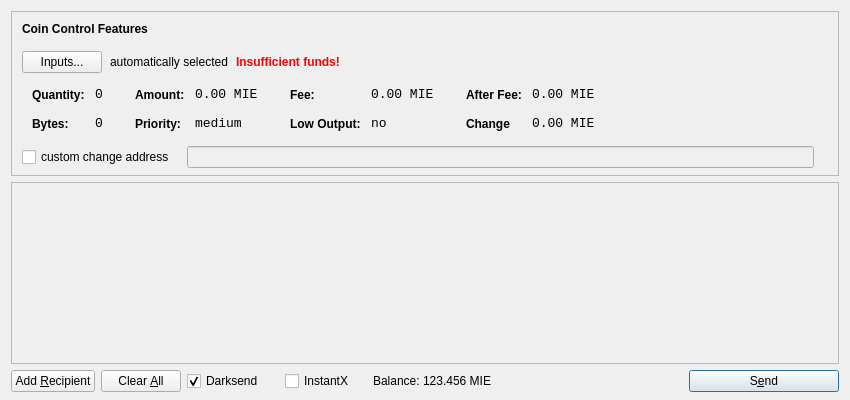
<?xml version="1.0" encoding="UTF-8"?>
<ui version="4.0">
 <class>SendCoinsDialog</class>
 <widget class="QDialog" name="SendCoinsDialog">
  <property name="geometry">
   <rect>
    <x>0</x>
    <y>0</y>
    <width>850</width>
    <height>400</height>
   </rect>
  </property>
  <property name="windowTitle">
   <string>Send Coins</string>
  </property>
  <layout class="QVBoxLayout" name="verticalLayout" stretch="0,1,0">
   <property name="bottomMargin">
    <number>8</number>
   </property>
   <item>
    <widget class="QFrame" name="frameCoinControl">
     <property name="sizePolicy">
      <sizepolicy hsizetype="Expanding" vsizetype="Expanding">
       <horstretch>0</horstretch>
       <verstretch>0</verstretch>
      </sizepolicy>
     </property>
     <property name="maximumSize">
      <size>
       <width>16777215</width>
       <height>16777215</height>
      </size>
     </property>
     <property name="frameShape">
      <enum>QFrame::StyledPanel</enum>
     </property>
     <property name="frameShadow">
      <enum>QFrame::Sunken</enum>
     </property>
     <layout class="QVBoxLayout" name="verticalLayoutCoinControl2">
      <property name="spacing">
       <number>-1</number>
      </property>
      <property name="leftMargin">
       <number>0</number>
      </property>
      <property name="topMargin">
       <number>0</number>
      </property>
      <property name="rightMargin">
       <number>0</number>
      </property>
      <property name="bottomMargin">
       <number>6</number>
      </property>
      <item>
       <layout class="QVBoxLayout" name="verticalLayoutCoinControl" stretch="0,0,0,0,1">
        <property name="spacing">
         <number>0</number>
        </property>
        <property name="leftMargin">
         <number>10</number>
        </property>
        <property name="topMargin">
         <number>10</number>
        </property>
        <item>
         <layout class="QHBoxLayout" name="horizontalLayoutCoinControl1">
          <property name="bottomMargin">
           <number>15</number>
          </property>
          <item>
           <widget class="QLabel" name="labelCoinControlFeatures">
            <property name="sizePolicy">
             <sizepolicy hsizetype="Preferred" vsizetype="Maximum">
              <horstretch>0</horstretch>
              <verstretch>0</verstretch>
             </sizepolicy>
            </property>
            <property name="font">
             <font>
              <weight>75</weight>
              <bold>true</bold>
             </font>
            </property>
            <property name="styleSheet">
             <string notr="true">font-weight:bold;</string>
            </property>
            <property name="text">
             <string>Coin Control Features</string>
            </property>
           </widget>
          </item>
         </layout>
        </item>
        <item>
         <layout class="QHBoxLayout" name="horizontalLayoutCoinControl2" stretch="0,0,0,0">
          <property name="spacing">
           <number>8</number>
          </property>
          <property name="bottomMargin">
           <number>10</number>
          </property>
          <item>
           <widget class="QPushButton" name="pushButtonCoinControl">
            <property name="styleSheet">
             <string notr="true"/>
            </property>
            <property name="text">
             <string>Inputs...</string>
            </property>
           </widget>
          </item>
          <item>
           <widget class="QLabel" name="labelCoinControlAutomaticallySelected">
            <property name="text">
             <string>automatically selected</string>
            </property>
            <property name="margin">
             <number>5</number>
            </property>
           </widget>
          </item>
          <item>
           <widget class="QLabel" name="labelCoinControlInsuffFunds">
            <property name="font">
             <font>
              <weight>75</weight>
              <bold>true</bold>
             </font>
            </property>
            <property name="styleSheet">
             <string notr="true">color:red;font-weight:bold;</string>
            </property>
            <property name="text">
             <string>Insufficient funds!</string>
            </property>
            <property name="margin">
             <number>5</number>
            </property>
           </widget>
          </item>
          <item>
           <spacer name="horizontalSpacerCoinControl">
            <property name="orientation">
             <enum>Qt::Horizontal</enum>
            </property>
            <property name="sizeHint" stdset="0">
             <size>
              <width>40</width>
              <height>1</height>
             </size>
            </property>
           </spacer>
          </item>
         </layout>
        </item>
        <item>
         <widget class="QWidget" name="widgetCoinControl" native="true">
          <property name="sizePolicy">
           <sizepolicy hsizetype="Preferred" vsizetype="Preferred">
            <horstretch>0</horstretch>
            <verstretch>0</verstretch>
           </sizepolicy>
          </property>
          <property name="minimumSize">
           <size>
            <width>0</width>
            <height>0</height>
           </size>
          </property>
          <property name="styleSheet">
           <string notr="true"/>
          </property>
          <layout class="QHBoxLayout" name="horizontalLayoutCoinControl5">
           <property name="margin">
            <number>0</number>
           </property>
           <item>
            <layout class="QHBoxLayout" name="horizontalLayoutCoinControl3" stretch="0,0,0,1">
             <property name="spacing">
              <number>20</number>
             </property>
             <property name="topMargin">
              <number>0</number>
             </property>
             <property name="bottomMargin">
              <number>10</number>
             </property>
             <item>
              <layout class="QFormLayout" name="formLayoutCoinControl1">
               <property name="horizontalSpacing">
                <number>10</number>
               </property>
               <property name="verticalSpacing">
                <number>14</number>
               </property>
               <property name="leftMargin">
                <number>10</number>
               </property>
               <property name="topMargin">
                <number>4</number>
               </property>
               <property name="rightMargin">
                <number>6</number>
               </property>
               <item row="0" column="0">
                <widget class="QLabel" name="labelCoinControlQuantityText">
                 <property name="styleSheet">
                  <string notr="true">font-weight:bold;</string>
                 </property>
                 <property name="text">
                  <string>Quantity:</string>
                 </property>
                 <property name="margin">
                  <number>0</number>
                 </property>
                </widget>
               </item>
               <item row="0" column="1">
                <widget class="QLabel" name="labelCoinControlQuantity">
                 <property name="font">
                  <font>
                   <family>Monospace</family>
                   <pointsize>10</pointsize>
                  </font>
                 </property>
                 <property name="cursor">
                  <cursorShape>IBeamCursor</cursorShape>
                 </property>
                 <property name="contextMenuPolicy">
                  <enum>Qt::ActionsContextMenu</enum>
                 </property>
                 <property name="text">
                  <string>0</string>
                 </property>
                 <property name="margin">
                  <number>0</number>
                 </property>
                 <property name="textInteractionFlags">
                  <set>Qt::LinksAccessibleByMouse|Qt::TextSelectableByKeyboard|Qt::TextSelectableByMouse</set>
                 </property>
                </widget>
               </item>
               <item row="1" column="0">
                <widget class="QLabel" name="labelCoinControlBytesText">
                 <property name="styleSheet">
                  <string notr="true">font-weight:bold;</string>
                 </property>
                 <property name="text">
                  <string>Bytes:</string>
                 </property>
                </widget>
               </item>
               <item row="1" column="1">
                <widget class="QLabel" name="labelCoinControlBytes">
                 <property name="font">
                  <font>
                   <family>Monospace</family>
                   <pointsize>10</pointsize>
                  </font>
                 </property>
                 <property name="cursor">
                  <cursorShape>IBeamCursor</cursorShape>
                 </property>
                 <property name="contextMenuPolicy">
                  <enum>Qt::ActionsContextMenu</enum>
                 </property>
                 <property name="text">
                  <string>0</string>
                 </property>
                 <property name="textInteractionFlags">
                  <set>Qt::LinksAccessibleByMouse|Qt::TextSelectableByKeyboard|Qt::TextSelectableByMouse</set>
                 </property>
                </widget>
               </item>
              </layout>
             </item>
             <item>
              <layout class="QFormLayout" name="formLayoutCoinControl2">
               <property name="horizontalSpacing">
                <number>10</number>
               </property>
               <property name="verticalSpacing">
                <number>14</number>
               </property>
               <property name="leftMargin">
                <number>6</number>
               </property>
               <property name="topMargin">
                <number>4</number>
               </property>
               <property name="rightMargin">
                <number>6</number>
               </property>
               <item row="0" column="0">
                <widget class="QLabel" name="labelCoinControlAmountText">
                 <property name="styleSheet">
                  <string notr="true">font-weight:bold;</string>
                 </property>
                 <property name="text">
                  <string>Amount:</string>
                 </property>
                 <property name="margin">
                  <number>0</number>
                 </property>
                </widget>
               </item>
               <item row="0" column="1">
                <widget class="QLabel" name="labelCoinControlAmount">
                 <property name="font">
                  <font>
                   <family>Monospace</family>
                   <pointsize>10</pointsize>
                  </font>
                 </property>
                 <property name="cursor">
                  <cursorShape>IBeamCursor</cursorShape>
                 </property>
                 <property name="contextMenuPolicy">
                  <enum>Qt::ActionsContextMenu</enum>
                 </property>
                 <property name="text">
                  <string>0.00 MIE</string>
                 </property>
                 <property name="textInteractionFlags">
                  <set>Qt::LinksAccessibleByMouse|Qt::TextSelectableByKeyboard|Qt::TextSelectableByMouse</set>
                 </property>
                </widget>
               </item>
               <item row="1" column="0">
                <widget class="QLabel" name="labelCoinControlPriorityText">
                 <property name="styleSheet">
                  <string notr="true">font-weight:bold;</string>
                 </property>
                 <property name="text">
                  <string>Priority:</string>
                 </property>
                </widget>
               </item>
               <item row="1" column="1">
                <widget class="QLabel" name="labelCoinControlPriority">
                 <property name="font">
                  <font>
                   <family>Monospace</family>
                   <pointsize>10</pointsize>
                  </font>
                 </property>
                 <property name="cursor">
                  <cursorShape>IBeamCursor</cursorShape>
                 </property>
                 <property name="contextMenuPolicy">
                  <enum>Qt::ActionsContextMenu</enum>
                 </property>
                 <property name="text">
                  <string>medium</string>
                 </property>
                 <property name="textInteractionFlags">
                  <set>Qt::LinksAccessibleByMouse|Qt::TextSelectableByKeyboard|Qt::TextSelectableByMouse</set>
                 </property>
                </widget>
               </item>
              </layout>
             </item>
             <item>
              <layout class="QFormLayout" name="formLayoutCoinControl3">
               <property name="horizontalSpacing">
                <number>10</number>
               </property>
               <property name="verticalSpacing">
                <number>14</number>
               </property>
               <property name="leftMargin">
                <number>6</number>
               </property>
               <property name="topMargin">
                <number>4</number>
               </property>
               <property name="rightMargin">
                <number>6</number>
               </property>
               <item row="0" column="0">
                <widget class="QLabel" name="labelCoinControlFeeText">
                 <property name="styleSheet">
                  <string notr="true">font-weight:bold;</string>
                 </property>
                 <property name="text">
                  <string>Fee:</string>
                 </property>
                 <property name="margin">
                  <number>0</number>
                 </property>
                </widget>
               </item>
               <item row="0" column="1">
                <widget class="QLabel" name="labelCoinControlFee">
                 <property name="font">
                  <font>
                   <family>Monospace</family>
                   <pointsize>10</pointsize>
                  </font>
                 </property>
                 <property name="cursor">
                  <cursorShape>IBeamCursor</cursorShape>
                 </property>
                 <property name="contextMenuPolicy">
                  <enum>Qt::ActionsContextMenu</enum>
                 </property>
                 <property name="text">
                  <string>0.00 MIE</string>
                 </property>
                 <property name="textInteractionFlags">
                  <set>Qt::LinksAccessibleByMouse|Qt::TextSelectableByKeyboard|Qt::TextSelectableByMouse</set>
                 </property>
                </widget>
               </item>
               <item row="1" column="0">
                <widget class="QLabel" name="labelCoinControlLowOutputText">
                 <property name="styleSheet">
                  <string notr="true">font-weight:bold;</string>
                 </property>
                 <property name="text">
                  <string>Low Output:</string>
                 </property>
                </widget>
               </item>
               <item row="1" column="1">
                <widget class="QLabel" name="labelCoinControlLowOutput">
                 <property name="font">
                  <font>
                   <family>Monospace</family>
                   <pointsize>10</pointsize>
                  </font>
                 </property>
                 <property name="cursor">
                  <cursorShape>IBeamCursor</cursorShape>
                 </property>
                 <property name="contextMenuPolicy">
                  <enum>Qt::ActionsContextMenu</enum>
                 </property>
                 <property name="text">
                  <string>no</string>
                 </property>
                 <property name="textInteractionFlags">
                  <set>Qt::LinksAccessibleByMouse|Qt::TextSelectableByKeyboard|Qt::TextSelectableByMouse</set>
                 </property>
                </widget>
               </item>
              </layout>
             </item>
             <item>
              <layout class="QFormLayout" name="formLayoutCoinControl4">
               <property name="horizontalSpacing">
                <number>10</number>
               </property>
               <property name="verticalSpacing">
                <number>14</number>
               </property>
               <property name="leftMargin">
                <number>6</number>
               </property>
               <property name="topMargin">
                <number>4</number>
               </property>
               <property name="rightMargin">
                <number>6</number>
               </property>
               <item row="0" column="0">
                <widget class="QLabel" name="labelCoinControlAfterFeeText">
                 <property name="styleSheet">
                  <string notr="true">font-weight:bold;</string>
                 </property>
                 <property name="text">
                  <string>After Fee:</string>
                 </property>
                 <property name="margin">
                  <number>0</number>
                 </property>
                </widget>
               </item>
               <item row="0" column="1">
                <widget class="QLabel" name="labelCoinControlAfterFee">
                 <property name="font">
                  <font>
                   <family>Monospace</family>
                   <pointsize>10</pointsize>
                  </font>
                 </property>
                 <property name="cursor">
                  <cursorShape>IBeamCursor</cursorShape>
                 </property>
                 <property name="contextMenuPolicy">
                  <enum>Qt::ActionsContextMenu</enum>
                 </property>
                 <property name="text">
                  <string>0.00 MIE</string>
                 </property>
                 <property name="textInteractionFlags">
                  <set>Qt::LinksAccessibleByMouse|Qt::TextSelectableByKeyboard|Qt::TextSelectableByMouse</set>
                 </property>
                </widget>
               </item>
               <item row="1" column="0">
                <widget class="QLabel" name="labelCoinControlChangeText">
                 <property name="styleSheet">
                  <string notr="true">font-weight:bold;</string>
                 </property>
                 <property name="text">
                  <string>Change</string>
                 </property>
                </widget>
               </item>
               <item row="1" column="1">
                <widget class="QLabel" name="labelCoinControlChange">
                 <property name="font">
                  <font>
                   <family>Monospace</family>
                   <pointsize>10</pointsize>
                  </font>
                 </property>
                 <property name="cursor">
                  <cursorShape>IBeamCursor</cursorShape>
                 </property>
                 <property name="contextMenuPolicy">
                  <enum>Qt::ActionsContextMenu</enum>
                 </property>
                 <property name="text">
                  <string>0.00 MIE</string>
                 </property>
                 <property name="textInteractionFlags">
                  <set>Qt::LinksAccessibleByMouse|Qt::TextSelectableByKeyboard|Qt::TextSelectableByMouse</set>
                 </property>
                </widget>
               </item>
              </layout>
             </item>
            </layout>
           </item>
          </layout>
         </widget>
        </item>
        <item>
         <layout class="QHBoxLayout" name="horizontalLayoutCoinControl4" stretch="0,0,0">
          <property name="spacing">
           <number>12</number>
          </property>
          <property name="sizeConstraint">
           <enum>QLayout::SetDefaultConstraint</enum>
          </property>
          <property name="topMargin">
           <number>5</number>
          </property>
          <property name="rightMargin">
           <number>5</number>
          </property>
          <item>
           <widget class="QCheckBox" name="checkBoxCoinControlChange">
            <property name="text">
             <string>custom change address</string>
            </property>
           </widget>
          </item>
          <item>
           <widget class="QLineEdit" name="lineEditCoinControlChange">
            <property name="enabled">
             <bool>false</bool>
            </property>
            <property name="sizePolicy">
             <sizepolicy hsizetype="Expanding" vsizetype="Fixed">
              <horstretch>0</horstretch>
              <verstretch>0</verstretch>
             </sizepolicy>
            </property>
           </widget>
          </item>
          <item>
           <widget class="QLabel" name="labelCoinControlChangeLabel">
            <property name="sizePolicy">
             <sizepolicy hsizetype="Preferred" vsizetype="Expanding">
              <horstretch>0</horstretch>
              <verstretch>0</verstretch>
             </sizepolicy>
            </property>
            <property name="minimumSize">
             <size>
              <width>0</width>
              <height>0</height>
             </size>
            </property>
            <property name="text">
             <string/>
            </property>
            <property name="margin">
             <number>3</number>
            </property>
           </widget>
          </item>
         </layout>
        </item>
        <item>
         <spacer name="verticalSpacerCoinControl">
          <property name="orientation">
           <enum>Qt::Vertical</enum>
          </property>
          <property name="sizeHint" stdset="0">
           <size>
            <width>800</width>
            <height>1</height>
           </size>
          </property>
         </spacer>
        </item>
       </layout>
      </item>
     </layout>
    </widget>
   </item>
   <item>
    <widget class="QScrollArea" name="scrollArea">
     <property name="widgetResizable">
      <bool>true</bool>
     </property>
     <widget class="QWidget" name="scrollAreaWidgetContents">
      <property name="geometry">
       <rect>
        <x>0</x>
        <y>0</y>
        <width>830</width>
        <height>165</height>
       </rect>
      </property>
      <layout class="QVBoxLayout" name="verticalLayout_2">
       <property name="margin">
        <number>0</number>
       </property>
       <item>
        <layout class="QVBoxLayout" name="entries">
         <property name="spacing">
          <number>6</number>
         </property>
        </layout>
       </item>
       <item>
        <spacer name="verticalSpacer">
         <property name="orientation">
          <enum>Qt::Vertical</enum>
         </property>
         <property name="sizeHint" stdset="0">
          <size>
           <width>20</width>
           <height>40</height>
          </size>
         </property>
        </spacer>
       </item>
      </layout>
     </widget>
    </widget>
   </item>
   <item>
    <layout class="QHBoxLayout" name="horizontalLayout">
     <item>
      <widget class="QPushButton" name="addButton">
       <property name="toolTip">
        <string>Send to multiple recipients at once</string>
       </property>
       <property name="text">
        <string>Add &amp;Recipient</string>
       </property>
       <property name="autoDefault">
        <bool>false</bool>
       </property>
      </widget>
     </item>
     <item>
      <widget class="QPushButton" name="clearButton">
       <property name="sizePolicy">
        <sizepolicy hsizetype="Minimum" vsizetype="Fixed">
         <horstretch>0</horstretch>
         <verstretch>0</verstretch>
        </sizepolicy>
       </property>
       <property name="toolTip">
        <string>Remove all transaction fields</string>
       </property>
       <property name="text">
        <string>Clear &amp;All</string>
       </property>
       <property name="autoRepeatDelay">
        <number>300</number>
       </property>
       <property name="autoDefault">
        <bool>false</bool>
       </property>
      </widget>
     </item>
     <item>
      <layout class="QHBoxLayout" name="horizontalLayout_2">
       <property name="spacing">
        <number>3</number>
       </property>
        <item>
        <widget class="QCheckBox" name="checkUseDarksend">
         <property name="minimumSize">
          <size>
           <width>95</width>
           <height>0</height>
          </size>
         </property>
         <property name="text">
          <string>Darksend</string>
         </property>
         <property name="checked">
          <bool>true</bool>
         </property>
        </widget>
       </item>
       <item>
        <widget class="QCheckBox" name="checkInstantX">
         <property name="enabled">
          <bool>true</bool>
         </property>
         <property name="minimumSize">
          <size>
           <width>85</width>
           <height>0</height>
          </size>
         </property>
         <property name="text">
          <string>InstantX</string>
         </property>
        </widget>
       </item>
       <item>
        <widget class="QLabel" name="label">
         <property name="sizePolicy">
          <sizepolicy hsizetype="Preferred" vsizetype="Fixed">
           <horstretch>0</horstretch>
           <verstretch>0</verstretch>
          </sizepolicy>
         </property>
         <property name="text">
          <string>Balance:</string>
         </property>
        </widget>
       </item>
       <item>
        <widget class="QLabel" name="labelBalance">
         <property name="sizePolicy">
          <sizepolicy hsizetype="Preferred" vsizetype="Fixed">
           <horstretch>0</horstretch>
           <verstretch>0</verstretch>
          </sizepolicy>
         </property>
         <property name="cursor">
          <cursorShape>IBeamCursor</cursorShape>
         </property>
         <property name="text">
          <string>123.456 MIE</string>
         </property>
         <property name="textInteractionFlags">
          <set>Qt::LinksAccessibleByMouse|Qt::TextSelectableByKeyboard|Qt::TextSelectableByMouse</set>
         </property>
        </widget>
       </item>
      </layout>
     </item>
     <item>
      <spacer name="horizontalSpacer">
       <property name="orientation">
        <enum>Qt::Horizontal</enum>
       </property>
       <property name="sizeHint" stdset="0">
        <size>
         <width>40</width>
         <height>20</height>
        </size>
       </property>
      </spacer>
     </item>
     <item>
      <widget class="QPushButton" name="sendButton">
       <property name="minimumSize">
        <size>
         <width>150</width>
         <height>0</height>
        </size>
       </property>
       <property name="toolTip">
        <string>Confirm the send action</string>
       </property>
       <property name="text">
        <string>S&amp;end</string>
       </property>
       <property name="icon">
        <iconset resource="../bitcoin.qrc">
         <normaloff>:/icons/send</normaloff>:/icons/send</iconset>
       </property>
       <property name="default">
        <bool>true</bool>
       </property>
      </widget>
     </item>
    </layout>
   </item>
  </layout>
 </widget>
 <resources>
  <include location="../bitcoin.qrc"/>
 </resources>
 <connections/>
</ui>
